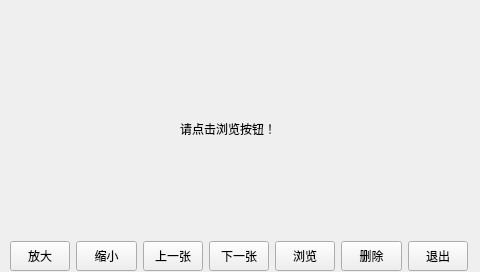
<?xml version="1.0" encoding="UTF-8"?>
<ui version="4.0">
 <class>Photos</class>
 <widget class="QWidget" name="Photos">
  <property name="geometry">
   <rect>
    <x>0</x>
    <y>0</y>
    <width>480</width>
    <height>272</height>
   </rect>
  </property>
  <property name="minimumSize">
   <size>
    <width>480</width>
    <height>272</height>
   </size>
  </property>
  <property name="maximumSize">
   <size>
    <width>480</width>
    <height>272</height>
   </size>
  </property>
  <property name="windowTitle">
   <string>Photos</string>
  </property>
  <widget class="QWidget" name="layoutWidget">
   <property name="geometry">
    <rect>
     <x>10</x>
     <y>240</y>
     <width>458</width>
     <height>32</height>
    </rect>
   </property>
   <layout class="QHBoxLayout" name="horizontalLayout">
    <item>
     <widget class="QPushButton" name="expand_pushButton">
      <property name="minimumSize">
       <size>
        <width>35</width>
        <height>30</height>
       </size>
      </property>
      <property name="styleSheet">
       <string notr="true"/>
      </property>
      <property name="text">
       <string>放大</string>
      </property>
     </widget>
    </item>
    <item>
     <widget class="QPushButton" name="narrow_pushButton">
      <property name="minimumSize">
       <size>
        <width>35</width>
        <height>30</height>
       </size>
      </property>
      <property name="styleSheet">
       <string notr="true"/>
      </property>
      <property name="text">
       <string>缩小</string>
      </property>
     </widget>
    </item>
    <item>
     <widget class="QPushButton" name="previous_pushButton">
      <property name="minimumSize">
       <size>
        <width>60</width>
        <height>30</height>
       </size>
      </property>
      <property name="styleSheet">
       <string notr="true"/>
      </property>
      <property name="text">
       <string>上一张</string>
      </property>
     </widget>
    </item>
    <item>
     <widget class="QPushButton" name="next_pushButton">
      <property name="minimumSize">
       <size>
        <width>60</width>
        <height>30</height>
       </size>
      </property>
      <property name="styleSheet">
       <string notr="true"/>
      </property>
      <property name="text">
       <string>下一张</string>
      </property>
     </widget>
    </item>
    <item>
     <widget class="QPushButton" name="open_pushButton">
      <property name="minimumSize">
       <size>
        <width>35</width>
        <height>30</height>
       </size>
      </property>
      <property name="styleSheet">
       <string notr="true"/>
      </property>
      <property name="text">
       <string>浏览</string>
      </property>
     </widget>
    </item>
    <item>
     <widget class="QPushButton" name="delete_pushButton">
      <property name="minimumSize">
       <size>
        <width>35</width>
        <height>30</height>
       </size>
      </property>
      <property name="styleSheet">
       <string notr="true"/>
      </property>
      <property name="text">
       <string>删除</string>
      </property>
     </widget>
    </item>
    <item>
     <widget class="QPushButton" name="adjust_pushButton">
      <property name="minimumSize">
       <size>
        <width>35</width>
        <height>30</height>
       </size>
      </property>
      <property name="styleSheet">
       <string notr="true"/>
      </property>
      <property name="text">
       <string>退出</string>
      </property>
     </widget>
    </item>
   </layout>
  </widget>
  <widget class="QLabel" name="label">
   <property name="geometry">
    <rect>
     <x>180</x>
     <y>120</y>
     <width>101</width>
     <height>17</height>
    </rect>
   </property>
   <property name="text">
    <string>请点击浏览按钮！</string>
   </property>
  </widget>
 </widget>
 <resources/>
 <connections/>
</ui>
